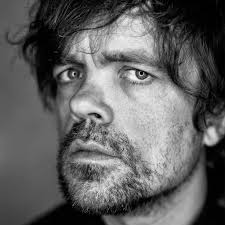
#> input picture ForGradient.jpeg, 225 x 225 px, found by its file name
$ jupyter execute --allow-errors Canny.ipynb
#> lines starting #> are read from the running program, lines starting #| are printed output that depends on the picture
[cell 1]
import cv2
import matplotlib.pyplot as plt

# Load grayscale image
image = cv2.imread("forgradient.jpeg", cv2.IMREAD_GRAYSCALE)
#> image is the input picture: shape (225, 225); min 0, max 249, mean 96.8

# Apply Gaussian Blur
blurred = cv2.GaussianBlur(image, (5, 5), 1.4)
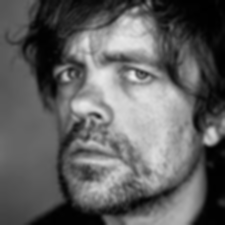
#> blurred: shape (225, 225); min 0, max 236, mean 96.8

# Apply Canny Edge Detection
edges = cv2.Canny(blurred, threshold1=50, threshold2=150)
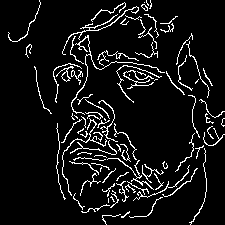
#> edges: shape (225, 225); 7.8% white in thin lines or dots

# Plot the results
plt.figure(figsize=(10, 5))
plt.subplot(1, 2, 1)
plt.title("Original Image")
plt.imshow(image, cmap='gray')
plt.axis("off")

plt.subplot(1, 2, 2)
plt.title("Canny Edge Map")
plt.imshow(edges, cmap='gray')
plt.axis("off")

plt.tight_layout()
plt.show()
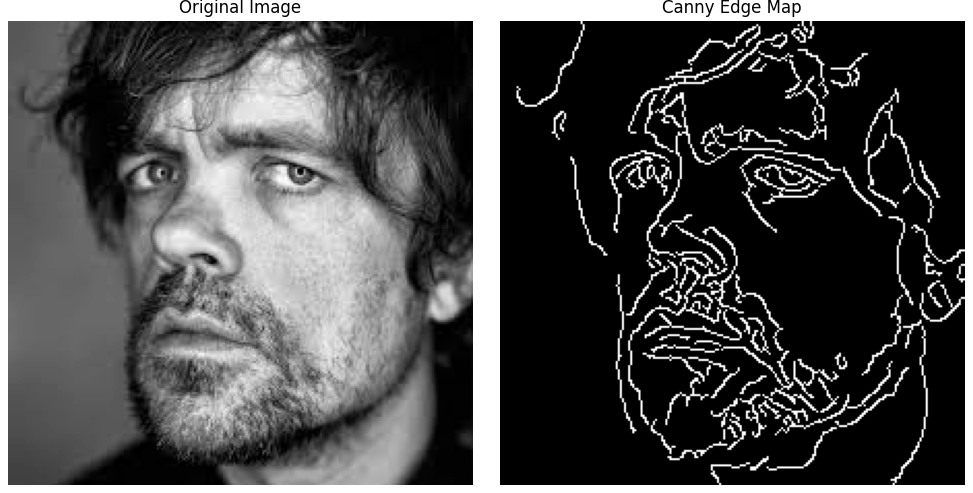
#> figure drawn by matplotlib, 2 panels

[cell 2]
edges.shape
#> Out = (225, 225)

[cell 3]
import cv2
import numpy as np
import matplotlib.pyplot as plt

# [76 lines left out: functions order_points, four_point_transform, scan_document, not called in this run]

[cell 4]
img = cv2.imread("document.png")
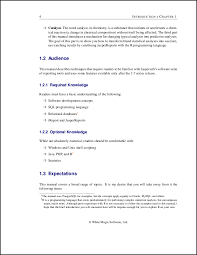
#> input picture Document.png, 197 x 255 px, found by its file name
#> img is the input picture: shape (255, 197, 3); mean B, G, R 246.7, 246.3, 246.3

# Get brightened color scan
#> (the rest of this cell did not finish here and is left out)
